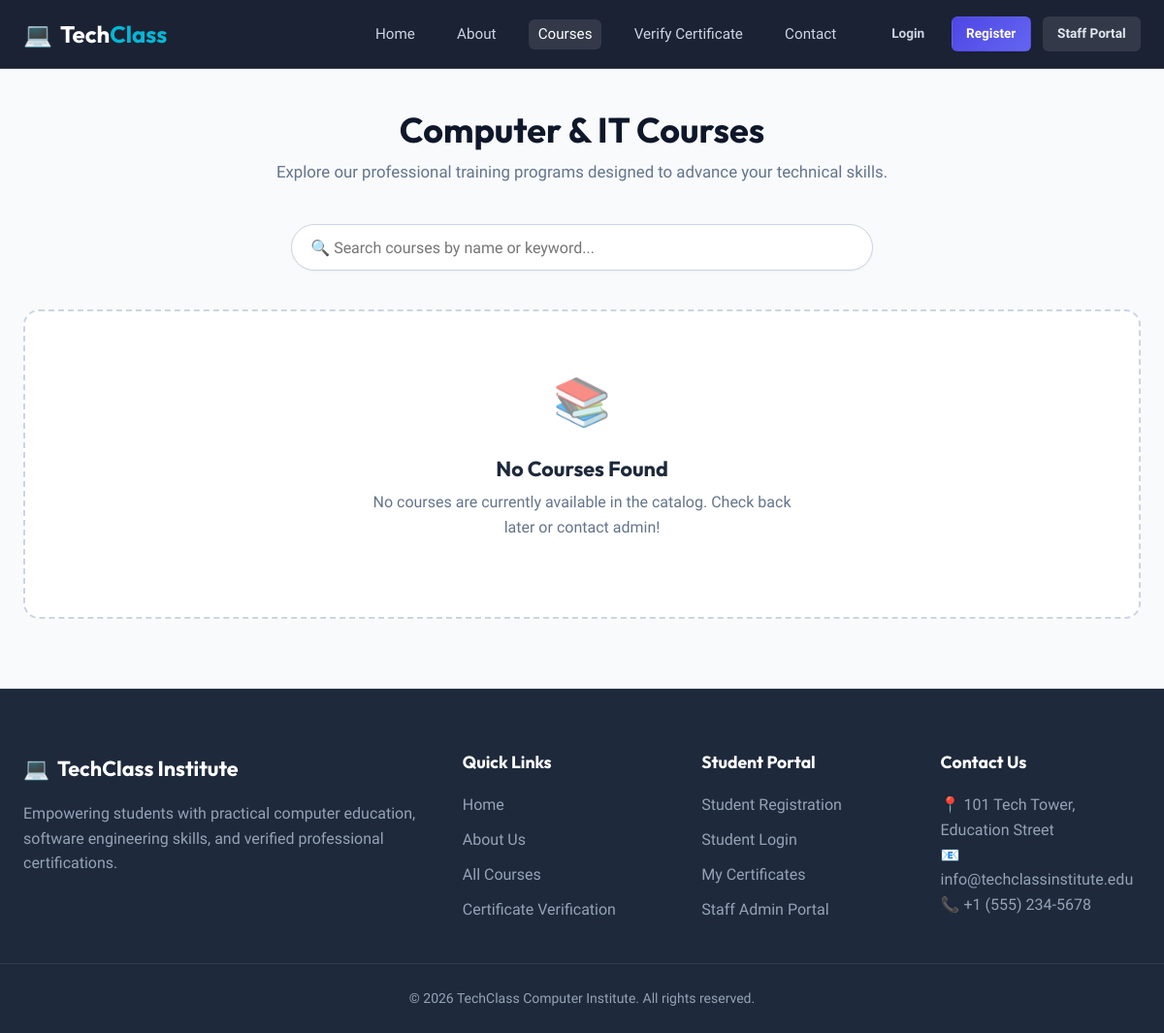
The app's page /courses/, older data.
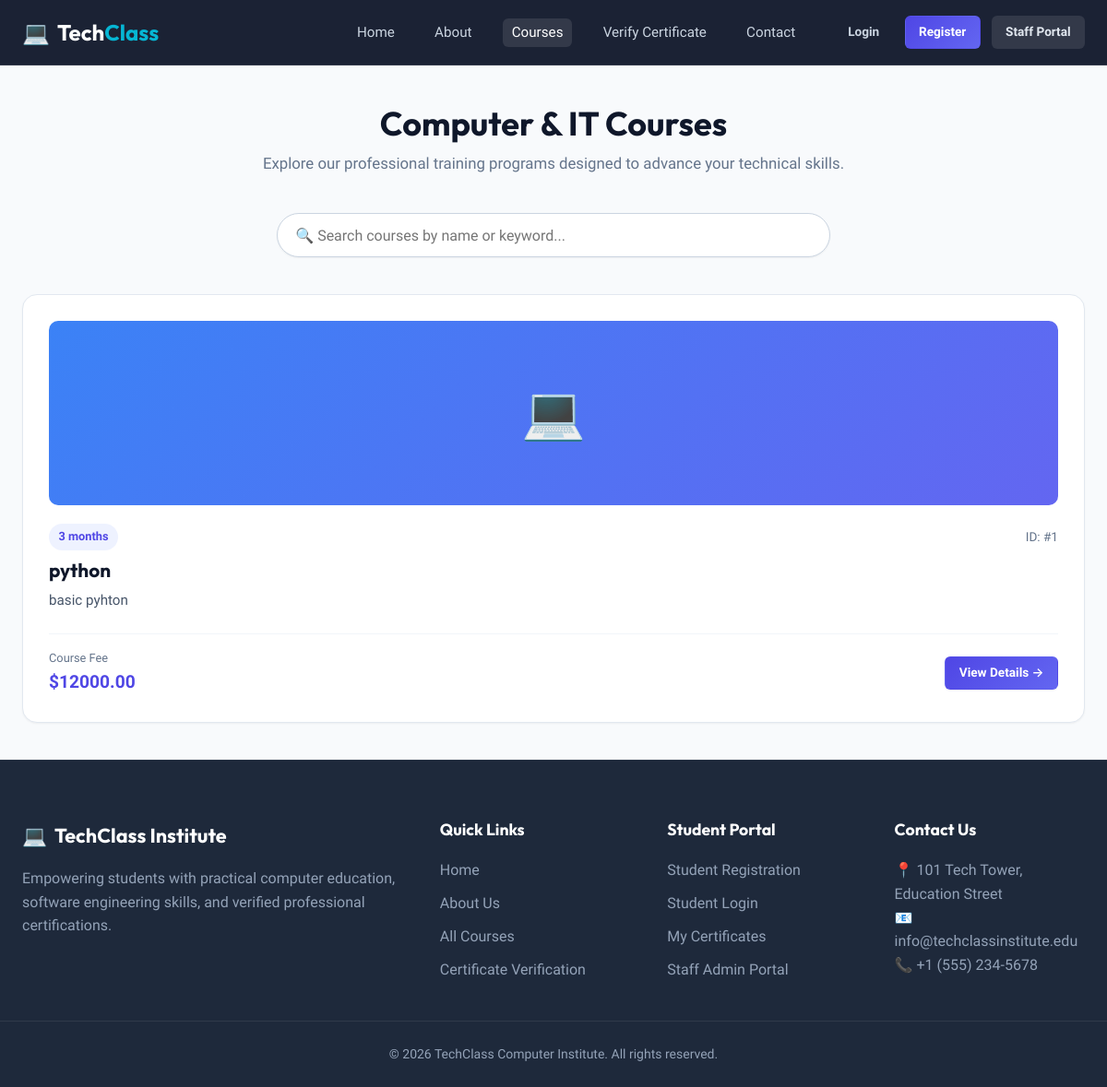
The same page, newer data.
### courses/models.py (models this page shows, shortened)
class Course(models.Model):
    name = models.CharField(max_length=200)
    description = models.TextField()
    duration = models.CharField(max_length=50)
    fee = models.DecimalField(max_digits=8, decimal_places=2, blank=True, null=True)
    image = models.ImageField(upload_to='courses/', blank=True, null=True)
    created_at = models.DateTimeField(auto_now_add=True)

### courses/views.py (the view)
# urls.py: path('', views.course_list, name='course_list'),
def course_list(request):
    courses = Course.objects.all().order_by('-created_at')
    return render(request, 'courses/course_list.html', {'courses': courses})

### templates/courses/course_list.html (shortened to what this page needs)
{% extends 'base.html' %}
{% block content %}
<div class="container">
    <div class="page-header">
        <h1 class="page-title">Computer & IT Courses</h1>
        <p class="page-subtitle">Explore our professional training programs designed to advance your technical skills.</p>
    </div>
    <div style="max-width: 600px; margin: 0 auto 2.5rem;">
        <input type="text" id="course-search-input" class="form-control" placeholder="🔍 Search courses by name or keyword..." style="font-size: 1rem; padding: 0.85rem 1.2rem; border-radius: var(--radius-full); box-shadow: var(--shadow-sm);">
    </div>
    {% if courses %}
    <div class="grid grid-3" id="course-grid">
        {% for course in courses %}
        <div class="card card-hover course-card" data-course-name="{{ course.name }}">
            {% if course.image %}
                <img src="{{ course.image.url }}" alt="{{ course.name }}" style="width: 100%; height: 200px; object-fit: cover; border-radius: var(--radius-md); margin-bottom: 1.25rem;">
            {% else %}
                <div style="width: 100%; height: 200px; background: linear-gradient(135deg, #3b82f6, #6366f1); border-radius: var(--radius-md); margin-bottom: 1.25rem; display: flex; align-items: center; justify-content: center; color: white; font-size: 3.5rem;">
                    💻
                </div>
            {% endif %}
            <div style="display: flex; justify-content: space-between; align-items: center; margin-bottom: 0.5rem;">
                <span class="badge badge-primary">{{ course.duration }}</span>
                <span style="font-size: 0.85rem; color: var(--gray-500);">ID: #{{ course.id }}</span>
            </div>
            <h3 class="course-title" style="margin-bottom: 0.5rem; font-size: 1.3rem;">{{ course.name }}</h3>
            <p class="course-description" style="color: var(--gray-600); font-size: 0.95rem; margin-bottom: 1.5rem; line-height: 1.6;">
                {{ course.description|truncatewords:25 }}
            </p>
            <div style="display: flex; justify-content: space-between; align-items: center; margin-top: auto; padding-top: 1rem; border-top: 1px solid var(--gray-100);">
                <div>
                    <span style="font-size: 0.8rem; color: var(--gray-500); display: block;">Course Fee</span>
                    <strong style="color: var(--primary); font-size: 1.2rem;">
                        {% if course.fee %}${{ course.fee }}{% else %}Free / Included{% endif %}
                    </strong>
                </div>
                <a href="{% url 'courses:course_detail' course.id %}" class="btn btn-primary btn-sm">View Details &rarr;</a>
            </div>
        </div>
        {% endfor %}
    </div>
    {% else %}
    <div class="empty-state">
        <div class="empty-state-icon">📚</div>
        <h3>No Courses Found</h3>
        <p>No courses are currently available in the catalog. Check back later or contact admin!</p>
    </div>
    {% endif %}
</div>
{% endblock %}

### templates/base.html (shortened to what this page needs)
{% load static %}
<!DOCTYPE html>
<html lang="en">
<head>
    <link rel="stylesheet" href="{% static 'css/style.css' %}">
</head>
<body>
    <header class="navbar-header">
        <div class="nav-container">
            <a href="{% url 'core:home' %}" class="nav-logo">
                <div class="logo-icon">💻</div>
                <span class="logo-text">Tech<span class="highlight">Class</span></span>
            </a>
            <nav class="nav-menu" id="nav-menu">
                <ul class="nav-links">
                    <li><a href="{% url 'core:home' %}" class="nav-link {% if request.resolver_match.url_name == 'home' %}active{% endif %}">Home</a></li>
                    <li><a href="{% url 'core:about' %}" class="nav-link {% if request.resolver_match.url_name == 'about' %}active{% endif %}">About</a></li>
                    <li><a href="{% url 'courses:course_list' %}" class="nav-link {% if request.resolver_match.url_name == 'course_list' or request.resolver_match.url_name == 'course_detail' %}active{% endif %}">Courses</a></li>
                    <li><a href="{% url 'certificates:verify' %}" class="nav-link {% if request.resolver_match.url_name == 'verify' %}active{% endif %}">Verify Certificate</a></li>
                    <li><a href="{% url 'core:contact' %}" class="nav-link {% if request.resolver_match.url_name == 'contact' %}active{% endif %}">Contact</a></li>
                </ul>
                <div class="nav-auth">
                    {% if user.is_authenticated %}
                        {% if user.is_staff %}
                            <a href="{% url 'dashboard:index' %}" class="btn btn-outline btn-sm">Admin Panel</a>
                            <a href="{% url 'accounts:logout' %}" class="btn btn-primary btn-sm">Logout</a>
                        {% else %}
                            <a href="{% url 'accounts:dashboard' %}" class="btn btn-outline btn-sm">Dashboard</a>
                            <a href="{% url 'accounts:logout' %}" class="btn btn-primary btn-sm">Logout</a>
                        {% endif %}
                    {% else %}
                        <a href="{% url 'accounts:login' %}" class="btn btn-ghost btn-sm">Login</a>
                        <a href="{% url 'accounts:register' %}" class="btn btn-primary btn-sm">Register</a>
                        <a href="{% url 'dashboard:login' %}" class="btn btn-dark-subtle btn-sm" title="Staff Only">Staff Portal</a>
                    {% endif %}
                </div>
            </nav>
        </div>
    </header>
    <main class="main-content">
        {% block content %}{% endblock %}
    </main>
    <footer class="footer">
        <div class="footer-container">
            <div class="footer-col brand-col">
                <a href="{% url 'core:home' %}" class="footer-logo">
                    <span class="logo-icon">💻</span> TechClass Institute
                </a>
                <p>Empowering students with practical computer education, software engineering skills, and verified professional certifications.</p>
            </div>
            <div class="footer-col">
                <h4>Quick Links</h4>
                <ul>
                    <li><a href="{% url 'core:home' %}">Home</a></li>
                    <li><a href="{% url 'core:about' %}">About Us</a></li>
                    <li><a href="{% url 'courses:course_list' %}">All Courses</a></li>
                    <li><a href="{% url 'certificates:verify' %}">Certificate Verification</a></li>
                </ul>
            </div>
            <div class="footer-col">
                <h4>Student Portal</h4>
                <ul>
                    <li><a href="{% url 'accounts:register' %}">Student Registration</a></li>
                    <li><a href="{% url 'accounts:login' %}">Student Login</a></li>
                    <li><a href="{% url 'accounts:dashboard' %}">My Certificates</a></li>
                    <li><a href="{% url 'dashboard:login' %}">Staff Admin Portal</a></li>
                </ul>
            </div>
            <div class="footer-col">
                <h4>Contact Us</h4>
                <p>📍 101 Tech Tower, Education Street</p>
                <p>📧 info@techclassinstitute.edu</p>
                <p>📞 +1 (555) 234-5678</p>
            </div>
        </div>
        <div class="footer-bottom">
            <p>&copy; 2026 TechClass Computer Institute. All rights reserved.</p>
        </div>
    </footer>
</body>
</html>

Row changes from the older to the newer data that the page shows:
added Course: duration "3 months", id "1", name "python", description "basic pyhton", fee "12000.00"
Text that changed along with them:
text no longer shown: "📚 No Courses Found No courses are currently available in the catalog. Check back later or contact admin!"
